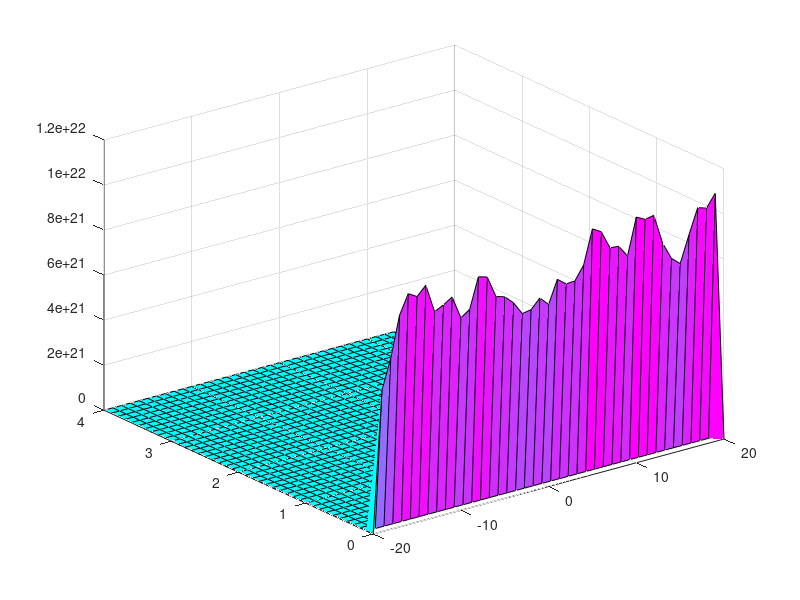

Write the MATLAB code that produced this figure. (Note: this script raises an error after producing the figure.)
clc; clear all; close all;

gamma1 = -0.7i;
gamma2 = 0.75-1.1i;
delta1 = 2.4+0.6i;
delta2 = 2.75-i;
xi1 = 1.6+1.6i;
beta2 = -3-i;
% due to the eqivalence relation showsn
% in constrains for 2A for computing
% real xi we assign xi2 to be equal to
% beta 2
xi2 = beta2;
chi1 = 1.2;
b = 3;
v = 3;

% solve for alpha1 and alpha2 roots. Note:
% alpha1 and alpha2 must be less than 0
flag = 1;
p = [-4*real(delta1),8*imag(delta1), 3*real(delta1)];
alpha1_roots = roots(p);

p = [4*((-real(gamma2)*imag(delta2)) + (imag(gamma2)*real(delta2))), ...
    -8*((imag(gamma2)*imag(delta2))+(real(gamma2)*real(delta2))), ...
    3*real(gamma2)*imag(delta2)- 3*imag(gamma2)*real(delta2)];
alpha2_roots = roots(p);

alpha1 = alpha1_roots(alpha1_roots < 0);
alpha2 = alpha2_roots(alpha2_roots < 0);

A = @(x, t, n, r, w, k1, omega1, alpha1, b) ...
    (n * exp((r*x+w*t) + 1i*(k1 * x - omega1 * t)))/...
    ((1+b*exp(2*(r*x+w*t)))^(0.5 * i*alpha1));

B = @(x, t, mu, r, w, k2, omega2, alpha2, b) ...
    (mu * exp((r*x+w*t) + 1i*(k2 * x - omega2 * t)))/...
    ((1+b*exp(2*(r*x+w*t)))^(0.5 * i*alpha2));

omega1 = @(chi1, alpha1, r, v)...
        ((-chi1)/(4*alpha1))+alpha1 * (-r*v+chi1);
omega2 = @(chi1, alpha1, alpha2, gamma1, gamma2, r, v) ...
        (-4*r*alpha1*alpha2*imag(gamma1)*(v + r * real(gamma2)) + (-1 + 4 * (alpha2^2))*imag(gamma2)*chi1)...
        /(4 * alpha1 * imag(gamma1));

w = @(r, v)...
    r * v;

rsq = @(chi1, alpha1, gamma1)...
    (chi1)/(alpha1 * imag(gamma1));

k2 = @(r, alpha2)...
    r * alpha2;

k1 = @(r, alpha1, gamma1, v)...
    r*alpha1 - (v/imag(gamma1));

nsq = @(W1)...
    2*sqrt(2) * W1;

musq = @(W1, xi2, beta2)...
    (-2 * sqrt(2) * W1 * imag(xi2))/(imag(beta2));

W1 = @(chi1, delta1, b)...
    sqrt((b*chi1)/real(delta1));

% constraints
% careful with this
xi2r = @(beta2, xi2i) ...
    ((real(beta2)*imag(xi2i))/imag(beta2));

beta1i = @(xi1,xi2,beta2)...
    ((imag(xi1) * imag(xi2))/(imag(beta2)));

beta1r = @(xi1,xi2,beta2)...
    ((real(xi1) * imag(xi2))/(imag(beta2)));

beta1 = @(xi1,xi2,beta2)...
    beta1r(xi1,xi2,beta2) + i*beta1i(xi1,xi2,beta2);

chi2 = @(alpha1, alpha2, gamma1, gamma2, chi1)...
    ((4*alpha2 * imag(gamma2) - real(gamma2) + 4*(alpha2^2)* real(gamma2))*chi1)/...
    (4 * alpha1 * imag(gamma1));

s8 = @(alpha2, gamma2)...
    8 * alpha2 * imag(gamma2) + (-3+4*(alpha2^2)) * real(gamma2);

gamma1_i = @(s8, alpha1, gamma2, beta2, delta1, delta2, chi2)...
    (s8(alpha2, gamma2) * (imag(beta2)^2) * real(delta1))/...
    (8 * alpha1 * real(delta2) * (imag(chi2)^2));

% Define Required Variables
t_xi2i = 0;
t_r = sqrt(rsq(chi1, alpha1, gamma1));
t_omega1 = omega1(chi1, alpha1, t_r, v);
t_omega2 = omega2(chi1, alpha1, alpha2, gamma1, gamma2, t_r, v);
t_W1 = W1(chi1, delta1, b);
t_n = sqrt(nsq(t_W1));
t_k1 = k1(t_r, alpha1, gamma1, v);
t_k2 = k2(t_r, alpha2);
t_w = w(t_r, v);
t_xi2r = xi2r(beta2, imag(t_xi2i));
t_xi2 = t_xi2r + i*t_xi2i;
t_mu = sqrt(musq(t_W1, xi2, beta2));

% Run
t = 0:1/8:5;
[X,Y] = meshgrid(-20:1:20, -0:1/40:1);
t = meshgrid(t);



% --- COEFF MATRIX ---------

% --- PARAMS ----------

L = 20; % maximal positional entry
nx = (L*2)+1; % number of positional entried
nt = (L*2)+1; % number of time entries
tmax = 4; % maximal time entry

% --- Mesh Spacing & time step
grid.dx = L / (nx - 1);
grid.dt = tmax / (nt - 1);
grid.nx = nx;
grid.nt = nt;

% --- Create arrays to save output
grid.x = linspace(-L, L, nx); 
grid.t = linspace(0, tmax, nt);
grid.U = zeros(nx, nt);

% set boundary conditions
grid.U(:, 1) = 0;
grid.u0 = 0; grid.uL = 0;

[rows, cols] = size(grid.U);


% --- coefficients of the tridiagonal system
aa = (1 - ((grid.dt * -v)/(grid.dx)) + grid.dt * ...
    (gamma1/2) * (2 / grid.dx^2)) * ones(grid.nx-2, 1);
bb = (- grid.dt * (gamma1/2) * (1/grid.dx^2)) * ones(grid.nx-3, 1);
cc = ((grid.dt * -v)/(grid.dx)) - (grid.dt * (gamma1/2) ...
    * (1/grid.dx^2)) * ones(grid.nx-3, 1);

aa = ((1/grid.dt) + (v/grid.dx) + ((gamma1 * 2)/grid.dx^2)) * ones(grid.nx-2, 1);
bb = (-gamma1 / grid.dx) *  ones(grid.nx-3, 1);
cc = ((-v/grid.dx) - (gamma1/grid.dx^2)) * ones(grid.nx-3, 1);
% --- fix coefficient boundary nodes
% b(1) = 1; b(end) = 1;
% c(1) = 0; a(end) = 0;

coeff.a = aa;
coeff.b = bb;
coeff.c = cc;
AA = diag(aa) + diag(bb, 1) + diag(cc, -1);
coeff.AA = AA;


amplitude_a = zeros(rows, cols);
amplitude_b = zeros(rows, cols);
amplitude = 0; d = 0;

Uo(1) = grid.U(1);
Uo(2:grid.nx-1) = 0;
Uo(grid.nx) = grid.U(grid.nx);
Un(1) = grid.U(1); Un(grid.nx) = grid.U(grid.nx);

for z = 1:grid.nt
   for j = 1:grid.nx 
        if grid.x(1, z) == 0 || grid.t(1, z) == 0
            t_x = grid.x(1, z);
            t_t = grid.t(1, z);            
            amplitude_a(z, j) =  A(t_x, t_t, t_n, t_r, t_w, t_k1, t_omega1, alpha1, b) + ...
                A(t_x, t_t, t_n, t_r, t_w, t_k1, t_omega1, alpha1, b) * ((0.1 *rand(1)));
            amplitude_b(z, j) =  B(t_x, t_t, t_mu, t_r, t_w, t_k2, t_omega2, alpha2, b) + ...
                B(t_x, t_t, t_mu, t_r, t_w, t_k2, t_omega2, alpha2, b) * ((0.1 * rand(1)));
            ampA =  amplitude_a(z, j); 
            ampB =  amplitude_b(z, j);
            d(1,j) = (ampA/grid.dt) + chi1 * ampA - ...
            beta1(xi1, xi2, beta2) * abs(ampA)^2* ampA - delta1 * abs(ampA)^4 * ampA ...
            - xi1 * abs(ampB)^2 * ampA;
        end
   end
   
   if grid.x(1, z) == 0 || grid.t(1, z) == 0
       UU = coeff.AA\d(2:end-1)';
       Un = [Un(1), UU', Un(nx)];
       grid.U(1, :) = Un;
       Uo = Un;
   end
end

figure;
colormap(cool);
s1 = surf(grid.x,grid.t,abs(grid.U),'FaceAlpha',1);

d = 0;
for z = 2:grid.nt
   for j = 1:grid.nx-2 
        t_x = grid.t(1, j);
        t_t = grid.x(1, z);
     
        amplitude_a(z, j) =  A(t_x, t_t, t_n, t_r, t_w, t_k1, t_omega1, alpha1, b);
        amplitude_b(z, j) =  B(t_x, t_t, t_mu, t_r, t_w, t_k2, t_omega2, alpha2, b);

        %amplitude = computeCoupledEquationOne(real(amplitude_a), real(amplitude_b), chi1, gamma1, beta1(xi1, xi2, beta2), delta1, xi1);
        ampA =  amplitude_a(z, j); 
        ampB =  amplitude_b(z, j);
        d(1,j) = (ampA/grid.dt) + chi1 * ampA - ...
                beta1(xi1, xi2, beta2) * abs(ampA)^2* ampA - delta1 * abs(ampA)^4 * ampA ...
                - xi1 * abs(ampB)^2 * ampA;
        
   end
   UU = coeff.AA\d';
   Un = [Un(1), UU', Un(nx)];
   grid.U(z, :) = Un;
   Uo = Un;
end

figure;
colormap(cool);
s1 = surf(grid.x,grid.t,abs(grid.U),'FaceAlpha',1);


% A = amplitude;
% B = amplitude_b;
% [Ax, Ay] = gradient(A);
% [Axx, Axy] = gradient(Ax);
% 
% [Bx, By] = gradient(B);
% [Bxx, Bxy] = gradient(Bx);
% 
% amplitude = chi1 .* A + gamma1 .* Axx - beta1(xi1,xi2,beta2) * (abs(A).^2) * A - delta1 * (abs(A).^4) * A - xi1 * (abs(B).^2) * A;
% amplitude_b = chi2(alpha1, alpha2, gamma1, gamma2, chi1) .* B + gamma2 .* Bxx - beta2 * (abs(B).^2) * B - delta2 * (abs(B).^4) * B - xi2 * (abs(A).^2) * B;

% Draw
amplitude = (abs(amplitude_a));
amplitude_b = (abs(amplitude_b));

figure(1);
subplot(2,1,1)
colormap(cool);
s1 = surf(grid.t,grid.x,(amplitude),'FaceAlpha',1);
% s1.EdgeColor = 'none'; 
%title(sprintf('2D wave equation at t = %1.2f, con sigma = %1.2f y gamma = %1.2f',t(j),sigma, gamma),'Fontsize',11);
title("dark-dark solitary waves for eq(1) (Perturbed) A(x, t)");
xlabel('time'); ylabel('x'); zlabel("|A|^2");
%zlabel(sprintf('u(x,y,t = %1.2f)',t(j)),'Fontsize',11);
%axis ([0 1 0 1 -1 1]);

subplot(2,1,2)
colormap(winter);
s2 = surf(grid.t,grid.x,amplitude_b,'FaceAlpha',1); 

%title(sprintf('2D wave equation at t = %1.2f, con sigma = %1.2f y gamma = %1.2f',t(j),sigma, gamma),'Fontsize',11);
title("dark-dark solitary waves for eq(2) (Perturbed) B(x, t)");
xlabel('time'); ylabel('x'); zlabel("|A|^2");